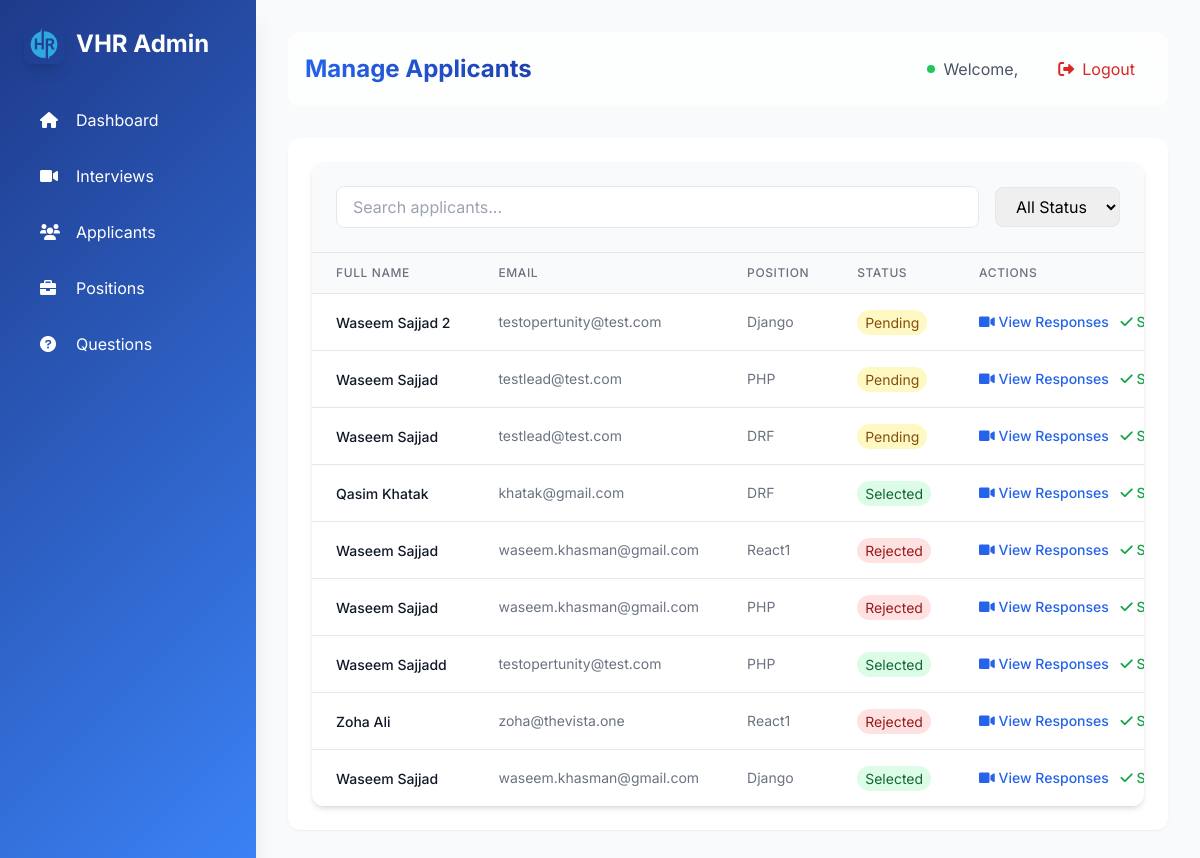
The page /applicants/ on the database its author committed.
### interviews/models.py (models this page shows, shortened)
class Applicant(models.Model):
    STATUS_CHOICES = [
        ('Pending', 'Pending'),
        ('Selected', 'Selected'),
        ('Rejected', 'Rejected'),
    ]
    user = models.ForeignKey(User, on_delete=models.CASCADE, related_name="applicants", null=True, blank=True)
    fullname = models.CharField(max_length=255)
    email = models.EmailField()
    position = models.ForeignKey(Position, on_delete=models.CASCADE, related_name="applicants")
    status = models.CharField(max_length=10, choices=STATUS_CHOICES, default='Pending')
    resume = models.FileField(upload_to='resumes/', null=True, blank=True)
    created_at = models.DateTimeField(auto_now_add=True)
    class Meta:
        unique_together = ('email', 'position')

class Position(models.Model):
    name = models.CharField(max_length=255, unique=True)
    description = models.TextField(blank=True, null=True)
    created_at = models.DateTimeField(auto_now_add=True)
    is_active = models.BooleanField(default=True)

### interviews/views.py (the view)
# urls.py: path('applicants/', manage_applicants, name='manage_applicants'),
def manage_applicants(request):
    applicants = Applicant.objects.all().order_by('-id')
    return render(request, 'admin/manage_applicants.html', {'applicants': applicants})

### interviews/templates/admin/manage_applicants.html (shortened to what this page needs)
{% extends "admin/base_admin.html" %}
{% block admin_content %}
<div class="bg-white rounded-xl shadow-md overflow-hidden">
    <div class="p-6 bg-gray-50 border-b">
        <div class="flex items-center space-x-4">
            <div class="flex-1">
                <input type="text" id="search" placeholder="Search applicants..."
                       class="w-full px-4 py-2 border rounded-lg focus:ring-2 focus:ring-blue-500 focus:border-blue-500">
            </div>
            <select id="status-filter" class="px-4 py-2 border rounded-lg focus:ring-2 focus:ring-blue-500 focus:border-blue-500">
                <option value="">All Status</option>
            </select>
        </div>
    </div>
    <div class="overflow-x-auto">
        <table class="min-w-full divide-y divide-gray-200">
            <thead class="bg-gray-50">
                <tr>
                    <th class="px-6 py-3 text-left text-xs font-medium text-gray-500 uppercase tracking-wider">Full Name</th>
                    <th class="px-6 py-3 text-left text-xs font-medium text-gray-500 uppercase tracking-wider">Email</th>
                    <th class="px-6 py-3 text-left text-xs font-medium text-gray-500 uppercase tracking-wider">Position</th>
                    <th class="px-6 py-3 text-left text-xs font-medium text-gray-500 uppercase tracking-wider">Status</th>
                    <th class="px-6 py-3 text-left text-xs font-medium text-gray-500 uppercase tracking-wider">Actions</th>
                </tr>
            </thead>
            <tbody class="bg-white divide-y divide-gray-200">
                {% for applicant in applicants %}
                <tr class="hover:bg-gray-50 transition">
                    <td class="px-6 py-4 whitespace-nowrap">
                        <span class="text-sm font-medium text-gray-900">{{ applicant.fullname }}</span>
                    </td>
                    <td class="px-6 py-4 whitespace-nowrap text-sm text-gray-500">
                        {{ applicant.email }}
                    </td>
                    <td class="px-6 py-4 whitespace-nowrap text-sm text-gray-500">
                        {{ applicant.position.name }}
                    </td>
                    <td class="px-6 py-4 whitespace-nowrap">
                        <span class="px-2 py-1 text-sm rounded-full
                            {% if applicant.status == 'Pending' %}bg-yellow-100 text-yellow-800
                            {% elif applicant.status == 'Selected' %}bg-green-100 text-green-800
                            {% else %}bg-red-100 text-red-800{% endif %}">
                            {{ applicant.status }}
                        </span>
                    </td>
                    <td class="px-6 py-4 whitespace-nowrap text-sm font-medium space-x-2">
                        <button onclick="viewResponses({{ applicant.id }})"
                                class="text-blue-600 hover:text-blue-900">
                            <i class="fas fa-video"></i> View Responses
                        </button>
                        <button onclick="updateStatus({{ applicant.id }}, 'Selected')" class="text-green-600 hover:text-green-900">
                            <i class="fas fa-check"></i> Select
                        </button>
                    </td>
                </tr>
                {% empty %}
                <tr>
                    <td colspan="5" class="px-6 py-4 text-center text-gray-500">
                        No applicants found.
                    </td>
                </tr>
                {% endfor %}
            </tbody>
        </table>
    </div>
</div>
{% endblock %}

### interviews/templates/admin/base_admin.html (style rules this page uses)
body { font-family: "Inter", sans-serif; }

### rows shown on the page
Applicant: fullname "Waseem Sajjad 2", email "testopertunity@test.com", position.name "Django", status "Pending"
Applicant: fullname "Waseem Sajjad", email "testlead@test.com", position.name "PHP", status "Pending"
Applicant: fullname "Waseem Sajjad", email "testlead@test.com", position.name "DRF", status "Pending"
Applicant: fullname "Qasim Khatak", email "khatak@gmail.com", position.name "DRF", status "Selected"
Applicant: fullname "Waseem Sajjad", email "waseem.khasman@gmail.com", position.name "React1", status "Rejected"
Applicant: fullname "Waseem Sajjad", email "waseem.khasman@gmail.com", position.name "PHP", status "Rejected"
Applicant: fullname "Waseem Sajjadd", email "testopertunity@test.com", position.name "PHP", status "Selected"
Applicant: fullname "Zoha Ali", email "zoha@thevista.one", position.name "React1", status "Rejected"
Applicant: fullname "Waseem Sajjad", email "waseem.khasman@gmail.com", position.name "Django", status "Selected"
